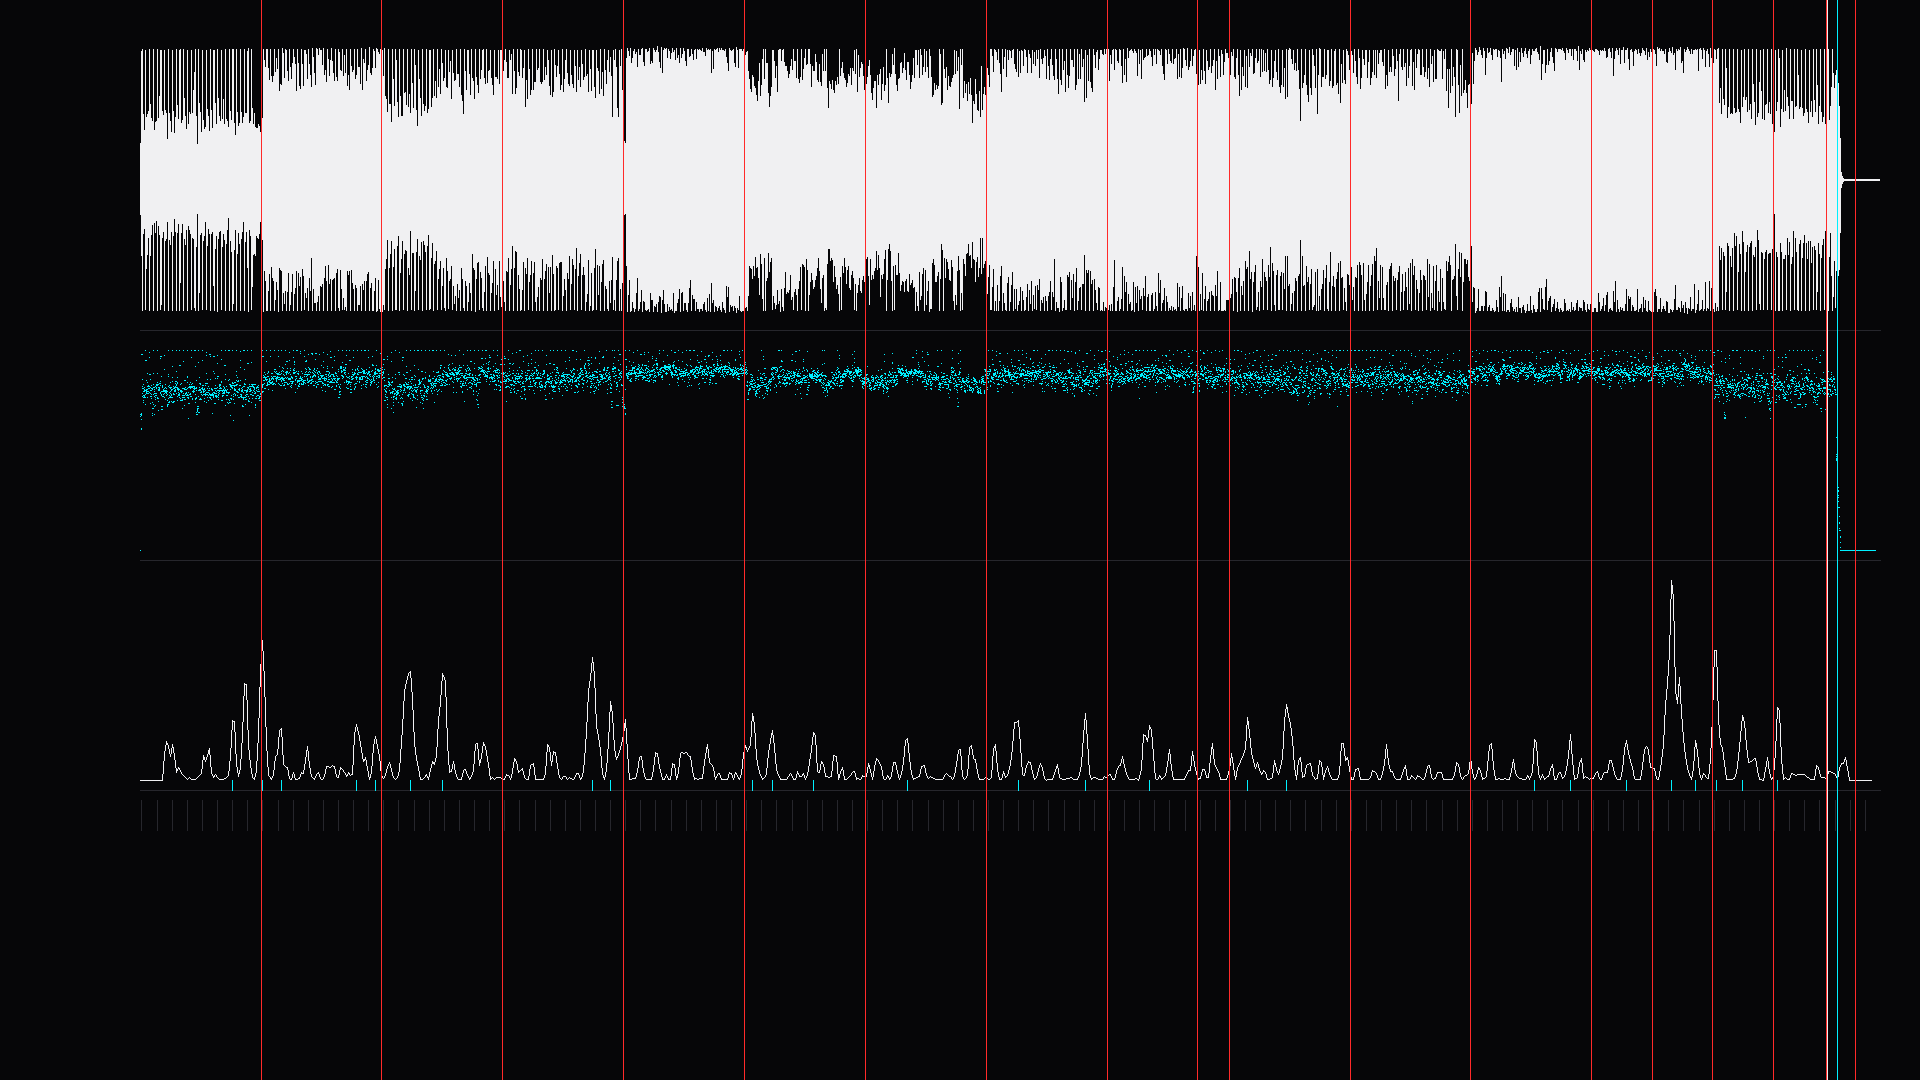

Here is the Python script that generated this plot:

import numpy as np, json
from PIL import Image, ImageDraw
SR=44100
x=np.fromfile(r"D:\ds.world.execute\analysis\track.f32",dtype=np.float32)
n=len(x); dur=n/SR
P=0.4615400; PH=0.2422   # first downbeat
locked=[0,14.8,29.5,44.3,59.1,73.8,88.6,103.4,118.2,129.2,133.0,147.8,162.5,177.3,184.7,192.1,199.5,206.0,209.5,212.5]
nov_peaks=[11.25,15.0,17.25,26.5,28.75,33.0,37.0,55.25,57.5,74.75,77.25,82.25,93.75,107.25,115.5,123.25,135.25,140.0,170.25,174.75,181.5,187.0,190.0,192.5,195.75,200.0]

W,H=1920,1080
img=Image.new("RGB",(W,H),(6,6,8)); d=ImageDraw.Draw(img)
L=140; R=W-40
def X(t): return int(L+(R-L)*min(t,212.5)/212.5)
# lane frames
for y in (330,560,790):
    d.line([(L,y),(R,y)],fill=(38,38,44))
# waveform lane 40..320
pk=float(np.percentile(np.abs(x),99.95))
for px in range(L,R):
    a=int((px-L)/(R-L)*n); b=int((px-L+1)/(R-L)*n); b=max(b,a+1)
    seg=x[a:b]/pk
    y0=int(180-float(seg.max())*130); y1=int(180-float(seg.min())*130)
    d.line([(px,y0),(px,y1)],fill=(240,240,242))
# rms dB lane 330..550
win=441; m=len(x)//win
r=np.sqrt((x[:m*win].astype(np.float64).reshape(m,win)**2).mean(1))
db=20*np.log10(np.maximum(r,1e-9))
for i in range(m):
    t=i*win/SR; y=int(550-min(max((db[i]+60)/60,0),1)*200)
    if i%2==0: d.line([(X(t),y),(X(t+0.02),y)],fill=(0,240,255))
# novelty lane 560..780
rep=json.load(open(r"D:\ds.world.execute\analysis\report4.json"))
nov=np.array([[a,b] for a,b in rep["nov"]])
mx=nov[:,1].max()
pts=[(X(a),int(780-b/mx*200)) for a,b in nov]
d.line(pts,fill=(240,240,242))
# beat grid ticks lane 800..830
k=0
while True:
    t=PH+k*P
    if t>212.5: break
    if k%4==0:
        d.line([(X(t),800),(X(t),830)],fill=(38,38,44))
    k+=1
# locked cuts
for t in locked[1:-1]:
    d.line([(X(t),0),(X(t),1080)],fill=(255,42,42))
# novelty peaks
for t in nov_peaks:
    d.line([(X(t),780),(X(t),790)],fill=(0,240,255))
# end of music
d.line([(X(206.05),0),(X(206.05),1080)],fill=(240,240,242))
d.line([(X(207.323),0),(X(207.323),1080)],fill=(0,240,255))
img.save(r"D:\ds.world.execute\analysis\strip.png")
print("ok")
# key anchors in beats
def beat(t): return (t-PH)/P
for t in [15.0,33.0,59.25,74.0,103.5,162.5,187.0,192.5,200.0,206.05,207.323]:
    print(t,"beat",round(beat(t),2),"bar",round(beat(t)/4,2))
